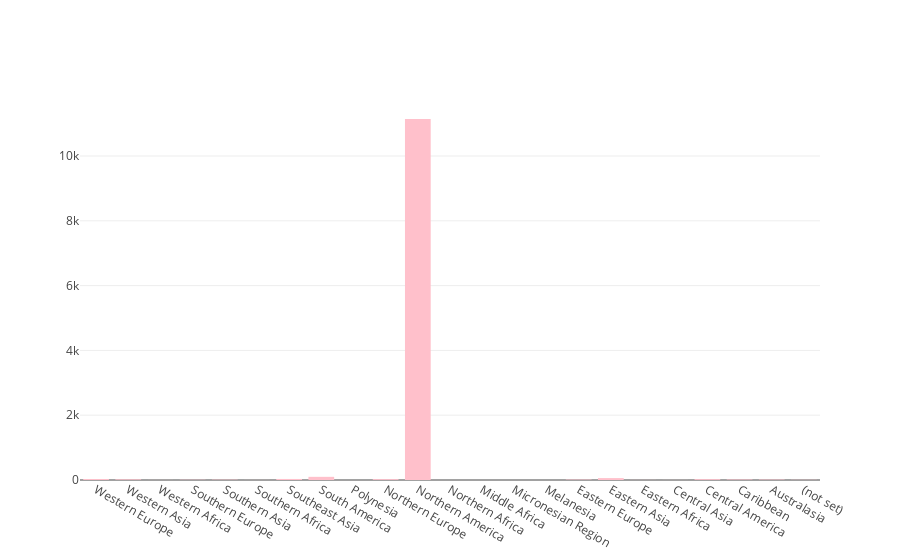

The notebook cell this image was saved under:
### Code cell
# Sub-continent
sub_continent_revenue = train.groupby('geoNetwork_subContinent')['PurchasedOrNot'].agg(['sum'])
sub_continent_revenue.columns = [ "Non-zero revenue"]

graph = [bar_graph(sub_continent_revenue["Non-zero revenue"], 'pink')]
py.iplot(graph)

### Figure 1 — Plotly figure (JSON) as saved in the notebook; plotly's stock layout.template omitted (floating-point values rounded to 4 significant figures)
{"data": [{"marker": {"color": "pink"}, "type": "bar", "uid": "494d6ba8-d688-11e8-8888-acde48001122", "x": ["Western Europe", "Western Asia", "Western Africa", "Southern Europe", "Southern Asia", "Southern Africa", "Southeast Asia", "South America", "Polynesia", "Northern Europe", "Northern America", "Northern Africa", "Middle Africa", "Micronesian Region", "Melanesia", "Eastern Europe", "Eastern Asia", "Eastern Africa", "Central Asia", "Central America", "Caribbean", "Australasia", "(not set)"], "y": [30, 21, 2, 8, 11, 2, 32, 98, 0, 27, 11143, 1, 0, 0, 0, 14, 59, 3, 2, 26, 16, 14, 6]}], "layout": {}}
